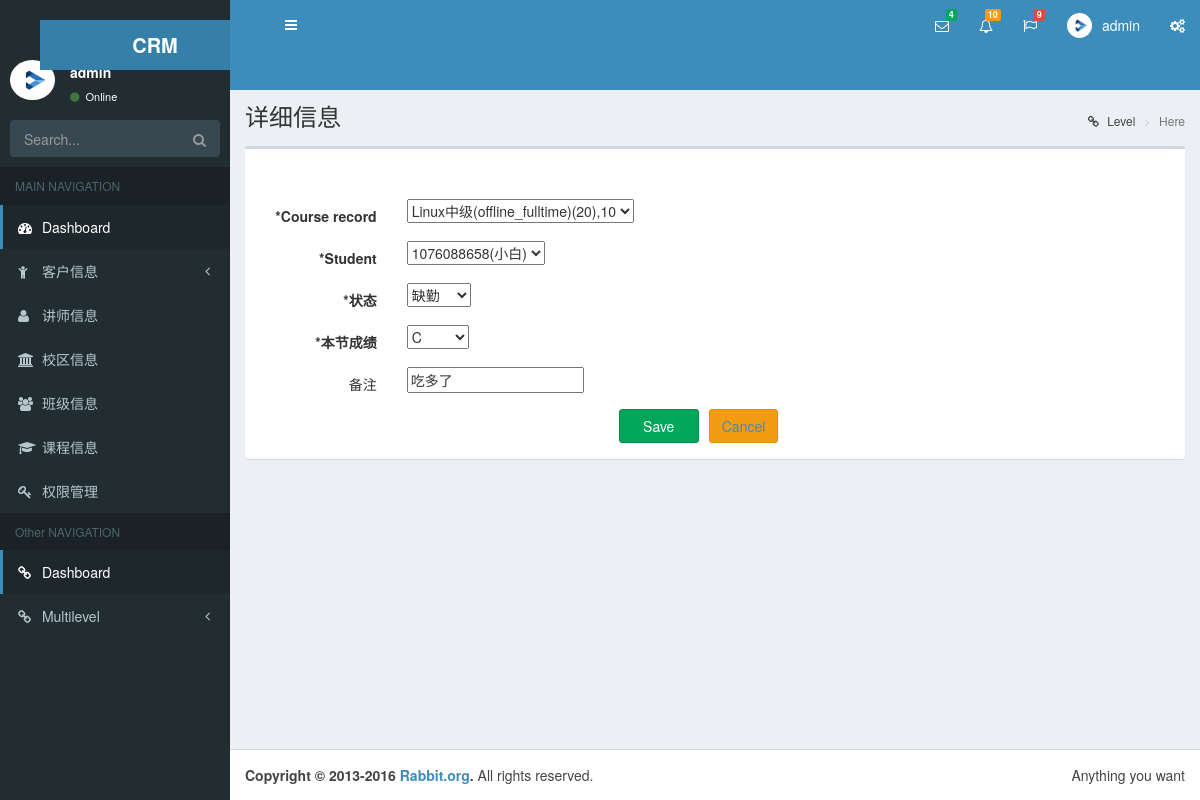
/crm/studyrecord/3/ (signed in), run on an earlier commit of the app's database.
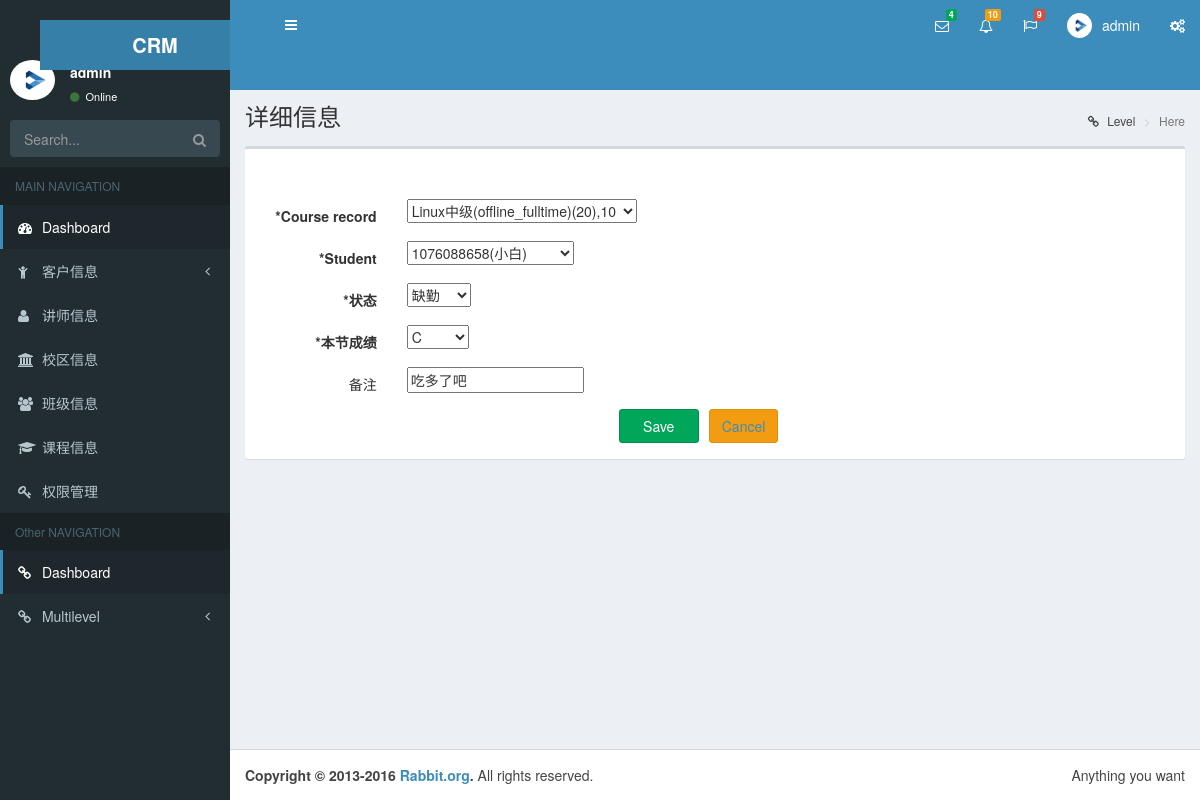
And on a later commit of the database.
### crm_new/models.py (models this page shows, shortened)
class StudyRecord(models.Model):
    course_record = models.ForeignKey(CourseRecord)
    student = models.ForeignKey(Customer)
    record_choices = (('checked', u"已签到"),
                      ('late',u"迟到"),
                      ('noshow',u"缺勤"),
                      ('leave_early',u"早退"),
                      )
    record = models.CharField(u"状态", choices=record_choices,max_length=64)
    score_choices = ((100, 'A+'),
                     (90,'A'),
                     (85,'B+'),
                     (80,'B'),
                     (70,'B-'),
                     (60,'C+'),
                     (50,'C'),
                     (40,'C-'),
                     (0,'D'),
                     (-1,'N/A'),
                     (-100,'COPY'),
                     (-1000,'FAIL'),
                     )
    score = models.IntegerField(u"本节成绩",choices=score_choices,default=-1)
    date = models.DateTimeField(auto_now_add=True)
    note = models.CharField(u"备注",max_length=255,blank=True,null=True)

### crm_new/permissions.py (the view)
    def wrapper(*args,**kwargs):
        print("---start check perms",args[0])
        if not perm_check(*args,**kwargs):
            return render(args[0],'crm/403.html')
        else:
            print("---done check perms---")
            return func(*args,**kwargs)

### crm_new/forms.py
class StudyRecordModelForm(forms.ModelForm):
    class Meta:
        model = models.StudyRecord
        exclude = ()

### crm_new/models.py (called while the page is built)
    def __str__(self):
        return "%s(%s)"%(self.qq,self.name)

    def __str__(self):
        return "%s(%s)(%s)" %(self.course.name,self.course_type,self.semester)

    def __str__(self):
        return "%s,%s"%(self.class_obj,self.day_num)

### crm_new/permissions.py (called while the page is built)
def check_permission(func):
    def wrapper(*args,**kwargs):
        print("---start check perms",args[0])
        if not perm_check(*args,**kwargs):
            return render(args[0],'crm/403.html')
        else:
            print("---done check perms---")
            return func(*args,**kwargs)
    return wrapper

### templates/crm/base_detail.html (shortened to what this page needs)
{% extends 'crm/lunch.html' %}
{% load customer_tag %}
{% block page-content-head %}
    详细信息
{% endblock %}
{% block page-content %}
    <form  class="form-horizontal"  method="post"  style="padding: 50px 0  50px 0  ">{% csrf_token %}
    {% block page-detail %}
        {% for field in model_form %}
            <div class="form-group">
                {% if field.field.required %}
                    <label  class="col-sm-2 control-label text-left">*{{ field.label }}</label>
                {% else %}
                    <label style="font-weight: normal" class="col-sm-2 control-label text-left">{{ field.label }}</label>
                {% endif %}
                <div class="col-sm-9">
                    {{ field }}
                </div>
            </div>
        {% endfor %}
        {% endblock %}
        <div class="col-sm-7"  >
            <button class="btn btn-warning pull-right" type="button" style="color: #fff">
                <a href="{{ base_url }}">Cancel</a>
            </button>
            <input class="btn btn-success pull-right" type="submit" value="Save" style="margin-right: 10px;width: 80px">
        </div>
    </form>
{% endblock %}

What changed in the data, as far as the page shows it:
changed StudyRecord "Linux中级(offline_fulltime)(20),10": note "吃多了" → "吃多了吧"
